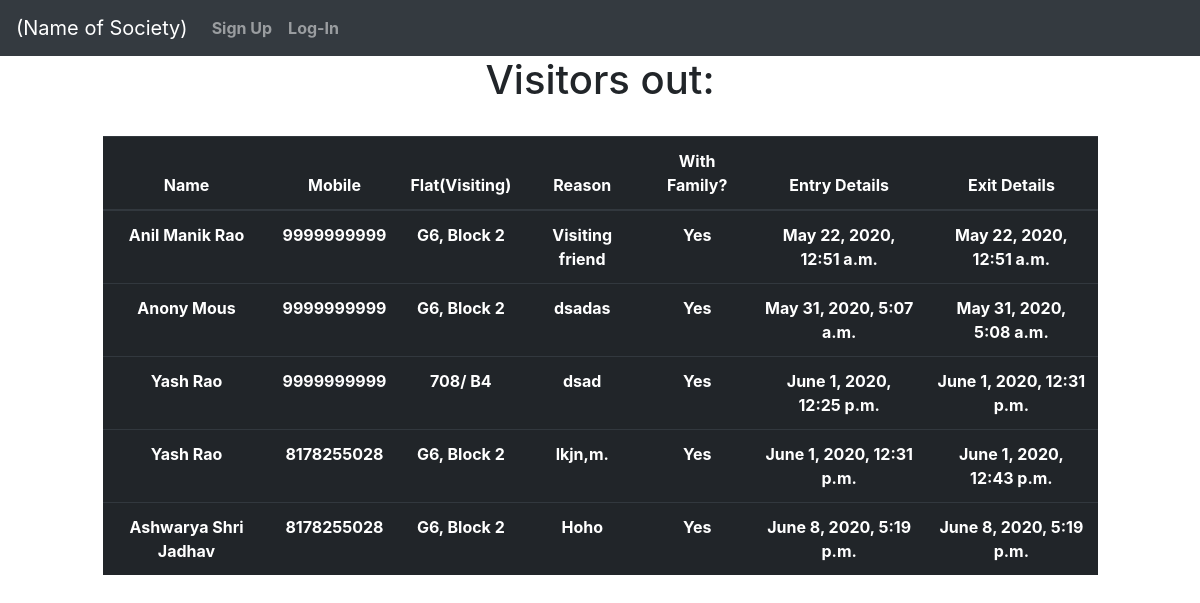
The page /departed/ on the database as committed earlier.
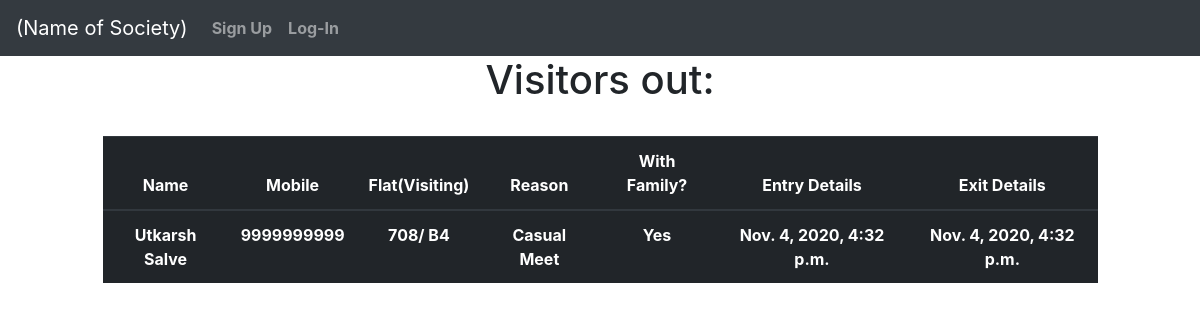
The same page on the database as committed later.
### management_system/models.py (models this page shows, shortened)
class visitor(models.Model):
    name = models.CharField(max_length=100)
    mobile_no = models.CharField(max_length=10)
    flat_vis = models.CharField(max_length=100)
    reason = models.CharField(max_length=200)
    vis_time = models.DateTimeField(auto_now_add=True)
    vis_returned_time = models.DateTimeField(null=True, blank=True)
    family = models.BooleanField(default=False)
    user = models.ForeignKey(User, on_delete=models.CASCADE)

### management_system/views.py (the view)
# urls.py: path('departed/', views.departed, name='departed'),
def departed(request):
    people = visitor.objects.filter(vis_returned_time__isnull=False)
    return render(request, 'management_system/departed.html', {'people': people})

### management_system/templates/management_system/departed.html
{% extends 'management_system/base.html' %}
{% block content %}
<h1>Visitors out: </h1>
<br />
<div class="row justify-content-center mt-5; text-center">
    <div class="col-md-10">
        <table class="table table-dark">
            <thead>
                <th>Name</th>
                <th>Mobile</th>
                <th>Flat(Visiting)</th>
                <th>Reason</th>
                <th>With Family?</th>
                <th>Entry Details</th>
                <th>Exit Details</th>
            </thead>
            {% for person in people %}
                <tr>
                    <th>{{ person.name }}</th>
                    <th>{{ person.mobile_no }}</th>
                    <th>{{ person.flat_vis }}</th>
                    <th>{{ person.reason }}</th>
                    {% if person.family %}
                        <th>Yes</th>
                    {% else %}
                        <th>No</th>
                    {% endif %}
                    <th>{{ person.vis_time }}</th>
                    <th>{{ person.vis_returned_time }}</th>
                </tr>
            {% endfor %}
        </table>
    </div>
</div>
{% endblock %}

### management_system/templates/management_system/base.html (shortened to what this page needs)
<!doctype html>
<html lang="en">
  <head>
    <link rel="stylesheet" href="https://maxcdn.bootstrapcdn.com/bootstrap/4.0.0/css/bootstrap.min.css">
  </head>
  <body>
    {% if user.is_authenticated %}
    <nav class="navbar navbar-expand-lg navbar-dark bg-dark">
  <a class="navbar-brand" href="{% url 'home' %}">{{ user.society_name }}</a>
  <button class="navbar-toggler" type="button" data-toggle="collapse" data-target="#navbarSupportedContent" aria-controls="navbarSupportedContent" aria-expanded="false" aria-label="Toggle navigation">
    <span class="navbar-toggler-icon"></span>
  </button>
  <div class="collapse navbar-collapse" id="navbarSupportedContent">
    <ul class="navbar-nav mr-auto">
      <li class="nav-item dropdown">
        <a class="nav-link dropdown-toggle" href="#" id="navbarDropdown" role="button" data-toggle="dropdown" aria-haspopup="true" aria-expanded="false">
          Outgoing Residents
        </a>
        <div class="dropdown-menu" aria-labelledby="navbarDropdown">
          <a class="dropdown-item" href="{% url 'outgoingentryform' %}">Input</a>
          <a class="dropdown-item" href="{% url 'outgoing_list' %}">Outgoers List</a>
          <a class="dropdown-item" href="{% url 'returned' %}">Returned</a>
        </div>
      </li>
      &nbsp
      <li class="nav-item dropdown">
        <a class="nav-link dropdown-toggle" href="#" id="navbarDropdown" role="button" data-toggle="dropdown" aria-haspopup="true" aria-expanded="false">
          Visitor
        </a>
        <div class="dropdown-menu" aria-labelledby="navbarDropdown">
          <a class="dropdown-item" href="{% url 'visitorentryform' %}">Visitor Input</a>
          <a class="dropdown-item" href="{% url 'visitor_list' %}">Visitor List</a>
          <a class="dropdown-item" href="{% url 'departed' %}">Departed</a>
        </div>
      </li>
      &nbsp &nbsp
      <li class="nav-item dropdown">
        <a class="nav-link dropdown-toggle" href="#" id="navbarDropdown" role="button" data-toggle="dropdown" aria-haspopup="true" aria-expanded="false">
          Isolation
        </a>
        <div class="dropdown-menu" aria-labelledby="navbarDropdown">
          <a class="dropdown-item" href="{% url 'isolate_entryform' %}">Isolate Resident Input</a>
          <a class="dropdown-item" href="{% url 'isolated' %}">Isolated People List</a>
        </div>
      </li>
      &nbsp &nbsp
      <form method="POST" action="{% url 'logoutuser' %}">
      {% csrf_token %}
      <button class="btn btn-primary my-2 my-sm-0" type="submit">Log-Out</button>
    </form>
    </ul>
  </div>
</nav>
      {% else %}
      <nav class="navbar navbar-expand-lg navbar-dark bg-dark">
    <a class="navbar-brand" href="{% url 'home' %}">(Name of Society)</a>
    <div class="collapse navbar-collapse" id="navbarSupportedContent">
      <ul class="navbar-nav mr-auto">
      <li class="nav-item">
          <a class="nav-link" href="{% url 'signupform' %}"> <b> Sign Up </b> </a>
      </li>
      <li class="nav-item">
        <a class="nav-link" href="{% url 'loginform' %}"> <b> Log-In </b> </a>
      </li>
    </ul>
  </div>
</nav>
    {% endif %}
<div class="text-center">
    {% block content %}{% endblock %}
  </div>
  </body>
</html>

Rows that differ between the two databases and show on the page:
removed visitor: name "Anil Manik Rao", mobile_no "9999999999", flat_vis "G6, Block 2", reason "Visiting friend", family "Yes", vis_time "May 22, 2020, 12:51 a.m.", vis_returned_time "May 22, 2020, 12:51 a.m."
removed visitor: name "Anony Mous", mobile_no "9999999999", flat_vis "G6, Block 2", reason "dsadas", family "Yes", vis_time "May 31, 2020, 5:07 a.m.", vis_returned_time "May 31, 2020, 5:08 a.m."
removed visitor: name "Yash Rao", mobile_no "9999999999", flat_vis "708/ B4", reason "dsad", family "Yes", vis_time "June 1, 2020, 12:25 p.m.", vis_returned_time "June 1, 2020, 12:31 p.m."
removed visitor: name "Yash Rao", mobile_no "8178255028", flat_vis "G6, Block 2", reason "lkjn,m.", family "Yes", vis_time "June 1, 2020, 12:31 p.m.", vis_returned_time "June 1, 2020, 12:43 p.m."
removed visitor: name "Ashwarya Shri Jadhav", mobile_no "8178255028", flat_vis "G6, Block 2", reason "Hoho", family "Yes", vis_time "June 8, 2020, 5:19 p.m.", vis_returned_time "June 8, 2020, 5:19 p.m."
added visitor: name "Utkarsh Salve", mobile_no "9999999999", flat_vis "708/ B4", reason "Casual Meet", family "Yes", vis_time "Nov. 4, 2020, 4:32 p.m.", vis_returned_time "Nov. 4, 2020, 4:32 p.m."
